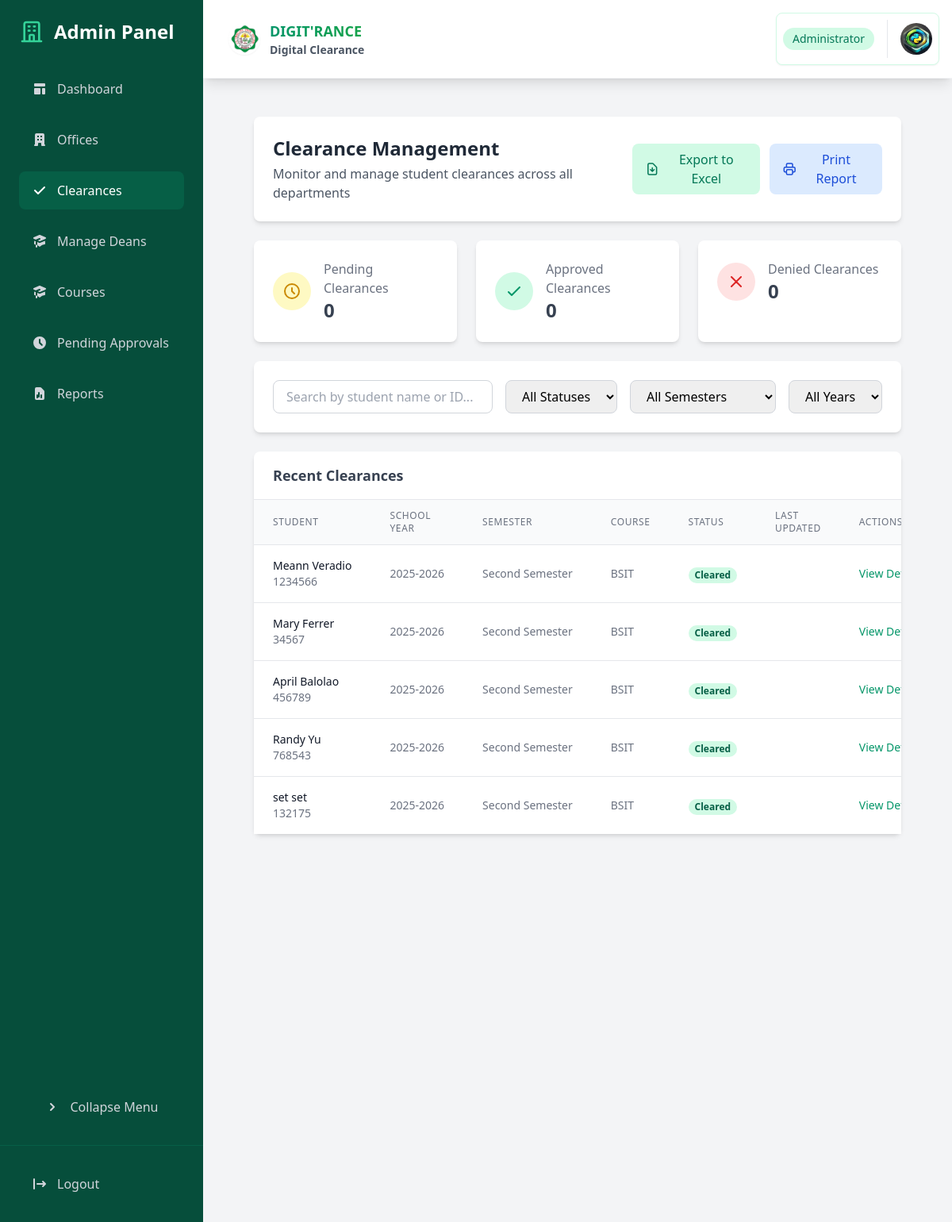
The page /dashboard/admin/clearances/ (signed in) on the database its author committed.
### core/models.py (models this page shows, shortened)
class Clearance(models.Model):
    student = models.ForeignKey(Student, on_delete=models.CASCADE, related_name='clearances')
    school_year = models.CharField(max_length=9)
    semester = models.CharField(max_length=3, choices=SEMESTER_CHOICES)
    is_cleared = models.BooleanField(default=False)
    cleared_date = models.DateTimeField(null=True, blank=True)
    program_chair_approved = models.BooleanField(default=False)
    created_at = models.DateTimeField(auto_now_add=True)
    class Meta:
        unique_together = ['student', 'school_year', 'semester']
        ordering = ['-school_year', '-semester']

class Student(models.Model):
    user = models.OneToOneField(User, on_delete=models.CASCADE)
    student_id = models.CharField(max_length=20, unique=True)
    course = models.ForeignKey(Course, on_delete=models.PROTECT)
    program_chair = models.ForeignKey('ProgramChair', on_delete=models.SET_NULL, null=True, blank=True)
    dormitory_owner = models.ForeignKey('Staff', on_delete=models.SET_NULL, null=True, blank=True, related_name='dormitory_students')
    year_level = models.IntegerField()
    contact_number = models.CharField(max_length=20, blank=True, null=True)
    is_boarder = models.BooleanField(default=False)
    created_at = models.DateTimeField(auto_now_add=True)
    is_approved = models.BooleanField(default=False)
    rejection_reason = models.TextField(blank=True, null=True)
    profile_picture = models.ImageField(upload_to='student_profiles/', null=True, blank=True)
    def get_full_name(self):
        return self.user.get_full_name()

class Course(models.Model):
    code = models.CharField(max_length=10, unique=True)
    name = models.CharField(max_length=100)
    dean = models.ForeignKey(Dean, on_delete=models.PROTECT, related_name='courses')
    is_active = models.BooleanField(default=True)
    created_at = models.DateTimeField(auto_now_add=True)
    updated_at = models.DateTimeField(auto_now=True)
    class Meta:
        ordering = ['code']

### core/views.py (the view)
# urls.py: path('dashboard/admin/clearances/', views.admin_clearances, name='admin_clearances'),
@login_required
@user_passes_test(lambda u: u.is_superuser)
def admin_clearances(request):
    clearances = Clearance.objects.select_related('student').all().order_by('-school_year', '-semester')
    return render(request, 'admin/clearances.html', {
        'clearances': clearances,
        'clearance_stats': {
            'pending': ClearanceRequest.objects.filter(status='PENDING').count(),
            'approved': ClearanceRequest.objects.filter(status='APPROVED').count(),
            'denied': ClearanceRequest.objects.filter(status='DENIED').count(),
        },
        'recent_clearances': Clearance.objects.select_related('student').order_by('-created_at')[:5],
    })

### core/models.py (called while the page is built)
    def get_profile_picture_url(self):
        return self.profile_picture.url if self.profile_picture else static('img/default-profile.png')

### templates/admin/clearances.html (shortened to what this page needs)
{% extends 'admin/base_admin.html' %}
{% block admin_content %}
<div class="space-y-6">
    <div class="bg-white rounded-lg shadow-md p-6">
        <div class="flex justify-between items-center">
            <div>
                <h1 class="text-2xl font-bold text-gray-800">Clearance Management</h1>
                <p class="text-gray-600 mt-1">Monitor and manage student clearances across all departments</p>
            </div>
            <div class="flex space-x-3">
                <button onclick="exportToExcel()" class="inline-flex items-center px-4 py-2 bg-emerald-100 text-emerald-700 rounded-lg hover:bg-emerald-200">
                    <svg class="w-5 h-5 mr-2" fill="none" stroke="currentColor" viewBox="0 0 24 24">
                        <path stroke-linecap="round" stroke-linejoin="round" stroke-width="2" d="M12 10v6m0 0l-3-3m3 3l3-3m2 8H7a2 2 0 01-2-2V5a2 2 0 012-2h5.586a1 1 0 01.707.293l5.414 5.414a1 1 0 01.293.707V19a2 2 0 01-2 2z" />
                    </svg>
                    Export to Excel
                </button>
                <button onclick="printReport()" class="inline-flex items-center px-4 py-2 bg-blue-100 text-blue-700 rounded-lg hover:bg-blue-200">
                    Print Report
                </button>
            </div>
        </div>
    </div>
    <div class="grid grid-cols-1 md:grid-cols-3 gap-6">
        <div class="bg-white rounded-lg shadow-md p-6">
            <div class="flex items-center">
                <div class="p-3 rounded-full bg-yellow-100">
                    <svg class="w-6 h-6 text-yellow-600" fill="none" stroke="currentColor" viewBox="0 0 24 24">
                        <path stroke-linecap="round" stroke-linejoin="round" stroke-width="2" d="M12 8v4l3 3m6-3a9 9 0 11-18 0 9 9 0 0118 0z" />
                    </svg>
                </div>
                <div class="ml-4">
                    <p class="text-gray-500">Pending Clearances</p>
                    <p class="text-2xl font-semibold text-gray-700">{{ clearance_stats.pending }}</p>
                </div>
            </div>
        </div>
        <div class="bg-white rounded-lg shadow-md p-6">
            <div class="flex items-center">
                <div class="p-3 rounded-full bg-emerald-100">
                    <svg class="w-6 h-6 text-emerald-600" fill="none" stroke="currentColor" viewBox="0 0 24 24">
                        <path stroke-linecap="round" stroke-linejoin="round" stroke-width="2" d="M5 13l4 4L19 7" />
                    </svg>
                </div>
                <div class="ml-4">
                    <p class="text-gray-500">Approved Clearances</p>
                    <p class="text-2xl font-semibold text-gray-700">{{ clearance_stats.approved }}</p>
                </div>
            </div>
        </div>
        <div class="bg-white rounded-lg shadow-md p-6">
            <div class="flex items-center">
                <div class="p-3 rounded-full bg-red-100">
                    <svg class="w-6 h-6 text-red-600" fill="none" stroke="currentColor" viewBox="0 0 24 24">
                        <path stroke-linecap="round" stroke-linejoin="round" stroke-width="2" d="M6 18L18 6M6 6l12 12" />
                    </svg>
                </div>
                <div class="ml-4">
                    <p class="text-gray-500">Denied Clearances</p>
                    <p class="text-2xl font-semibold text-gray-700">{{ clearance_stats.denied }}</p>
                </div>
            </div>
        </div>
    </div>
    <div class="bg-white rounded-lg shadow-md p-6">
        <div class="flex flex-col md:flex-row md:items-center md:justify-between space-y-4 md:space-y-0 md:space-x-4">
            <div class="flex-1">
                <input type="text" id="searchClearance" placeholder="Search by student name or ID..."
                       class="w-full px-4 py-2 border border-gray-300 rounded-lg focus:ring-2 focus:ring-emerald-500 focus:border-emerald-500">
            </div>
            <div class="flex space-x-4">
                <select id="statusFilter" class="px-4 py-2 border border-gray-300 rounded-lg focus:ring-2 focus:ring-emerald-500 focus:border-emerald-500">
                    <option value="">All Statuses</option>
                </select>
                <select id="semesterFilter" class="px-4 py-2 border border-gray-300 rounded-lg focus:ring-2 focus:ring-emerald-500 focus:border-emerald-500">
                    <option value="">All Semesters</option>
                </select>
                <select id="yearFilter" class="px-4 py-2 border border-gray-300 rounded-lg focus:ring-2 focus:ring-emerald-500 focus:border-emerald-500">
                    <option value="">All Years</option>
                </select>
            </div>
        </div>
    </div>
    <div class="bg-white rounded-lg shadow-md">
        <div class="px-6 py-4 border-b border-gray-200">
            <h2 class="text-lg font-semibold text-gray-700">Recent Clearances</h2>
        </div>
        <div class="overflow-x-auto">
            <table class="min-w-full divide-y divide-gray-200">
                <thead class="bg-gray-50">
                    <tr>
                        <th class="px-6 py-3 text-left text-xs font-medium text-gray-500 uppercase tracking-wider">Student</th>
                        <th class="px-6 py-3 text-left text-xs font-medium text-gray-500 uppercase tracking-wider">School Year</th>
                        <th class="px-6 py-3 text-left text-xs font-medium text-gray-500 uppercase tracking-wider">Semester</th>
                        <th class="px-6 py-3 text-left text-xs font-medium text-gray-500 uppercase tracking-wider">Course</th>
                        <th class="px-6 py-3 text-left text-xs font-medium text-gray-500 uppercase tracking-wider">Status</th>
                        <th class="px-6 py-3 text-left text-xs font-medium text-gray-500 uppercase tracking-wider">Last Updated</th>
                        <th class="px-6 py-3 text-left text-xs font-medium text-gray-500 uppercase tracking-wider">Actions</th>
                    </tr>
                </thead>
                <tbody class="bg-white divide-y divide-gray-200" id="clearanceTableBody">
                    {% for clearance in clearances %}
                    <tr class="hover:bg-gray-50">
                        <td class="px-6 py-4 whitespace-nowrap">
                            <div class="flex items-center">
                                <div>
                                    <div class="text-sm font-medium text-gray-900">{{ clearance.student.get_full_name }}</div>
                                    <div class="text-sm text-gray-500">{{ clearance.student.student_id }}</div>
                                </div>
                            </div>
                        </td>
                        <td class="px-6 py-4 whitespace-nowrap text-sm text-gray-500">
                            {{ clearance.school_year }}
                        </td>
                        <td class="px-6 py-4 whitespace-nowrap text-sm text-gray-500">
                            {{ clearance.get_semester_display }}
                        </td>
                        <td class="px-6 py-4 whitespace-nowrap text-sm text-gray-500">
                            {{ clearance.student.course.code }}
                        </td>
                        <td class="px-6 py-4 whitespace-nowrap">
                            <span class="px-2 inline-flex text-xs leading-5 font-semibold rounded-full
                                {% if clearance.is_cleared %}bg-emerald-100 text-emerald-800
                                {% elif clearance.is_denied %}bg-red-100 text-red-800
                                {% else %}bg-yellow-100 text-yellow-800{% endif %}">
                                {% if clearance.is_cleared %}Cleared
                                {% elif clearance.is_denied %}Denied
                                {% else %}Pending{% endif %}
                            </span>
                        </td>
                        <td class="px-6 py-4 whitespace-nowrap text-sm text-gray-500">
                        </td>
                        <td class="px-6 py-4 whitespace-nowrap text-sm font-medium">
                            <div class="flex space-x-3">
                                <a href="{% url 'clearance_details' clearance.id %}"
                                   class="text-emerald-600 hover:text-emerald-800">
                                    View Details
                                </a>
                            </div>
                        </td>
                    </tr>
                    {% empty %}
                    <tr>
                        <td colspan="7" class="px-6 py-4 text-center text-sm text-gray-500">
                            No clearances found
                        </td>
                    </tr>
                    {% endfor %}
                </tbody>
            </table>
        </div>
    </div>
</div>
{% endblock %}

### rows shown on the page
Clearance: student.get_full_name "Meann Veradio", student.student_id "1234566", school_year "2025-2026", semester "Second Semester", student.course.code "BSIT", is_cleared "Cleared"
Clearance: student.get_full_name "Mary Ferrer", student.student_id "34567", school_year "2025-2026", semester "Second Semester", student.course.code "BSIT", is_cleared "Cleared"
Clearance: student.get_full_name "April Balolao", student.student_id "456789", school_year "2025-2026", semester "Second Semester", student.course.code "BSIT", is_cleared "Cleared"
Clearance: student.get_full_name "Randy Yu", student.student_id "768543", school_year "2025-2026", semester "Second Semester", student.course.code "BSIT", is_cleared "Cleared"
Clearance: student.get_full_name "set set", student.student_id "132175", school_year "2025-2026", semester "Second Semester", student.course.code "BSIT", is_cleared "Cleared"

### other values the page prints
{{ clearance_stats.pending }} "0"
{{ clearance_stats.approved }} "0"
{{ clearance_stats.denied }} "0"
